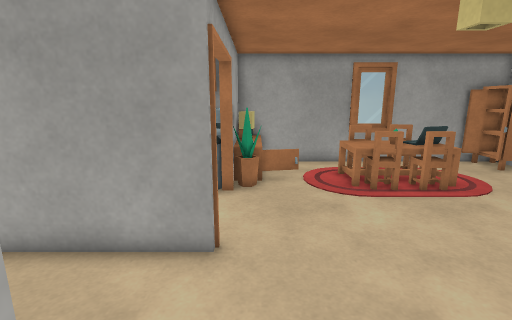
[1] (above)

15 first-person views from a walk through a Unity game level. The camera is 1.4 m above the floor, tilts 12° down and sees 85° across. Doors are open. The floor is counted in squares, 0.4 m on a side. Each view is taken from the middle of a square. On the plan, view 1 faces up. The plan holds only what a view shows up to about 20 squares ahead; the rest is blank. The place goes on beyond the plan. The player character is not drawn. Surface patterns are stand-ins for the level's own textures.

[2]
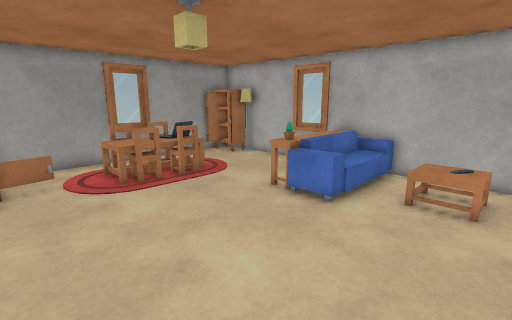

[3]
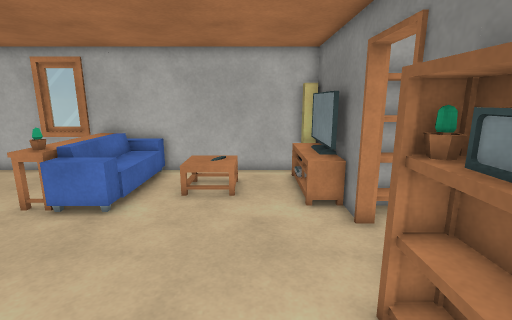

[4]
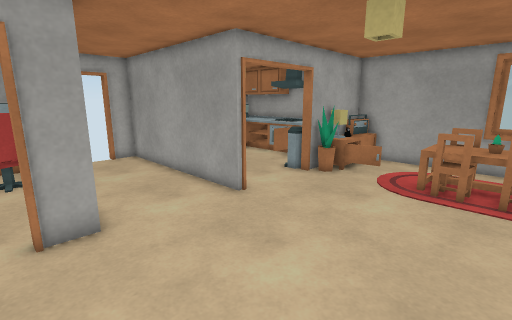

[5]
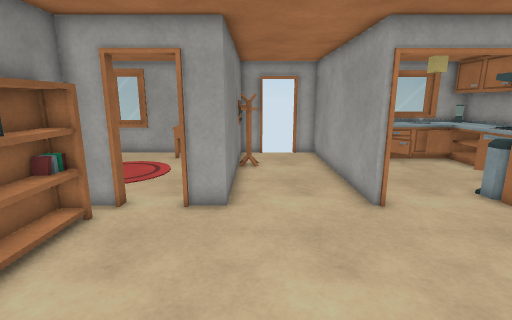

[6]
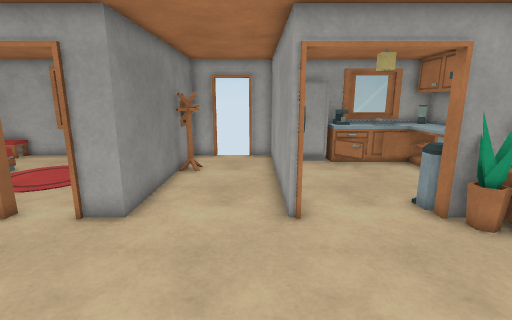

[7]
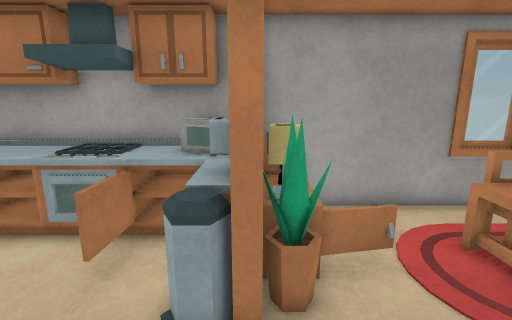

[8]
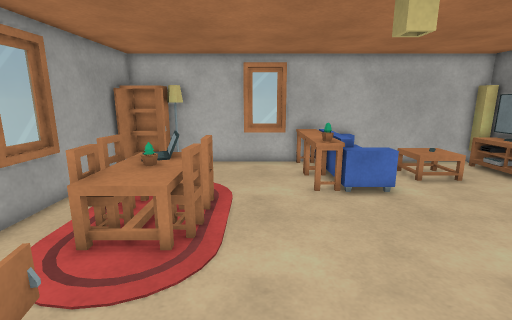

[9]
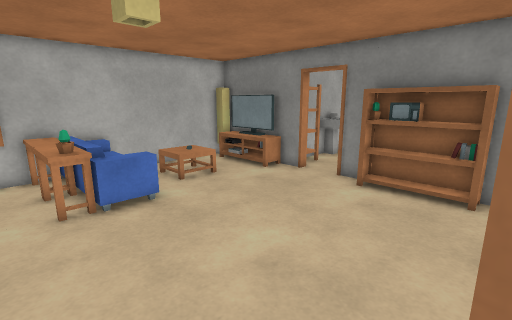

[10]
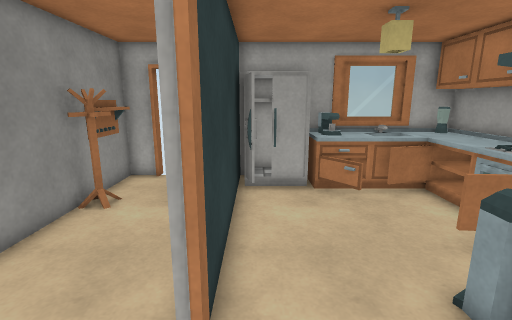

[11]
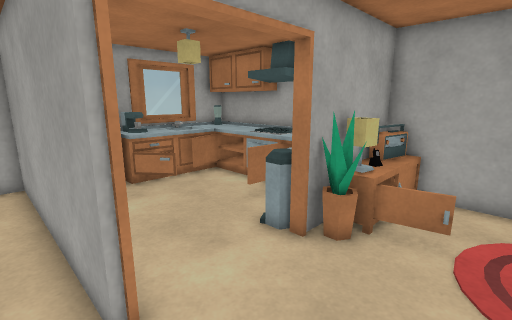

[12]
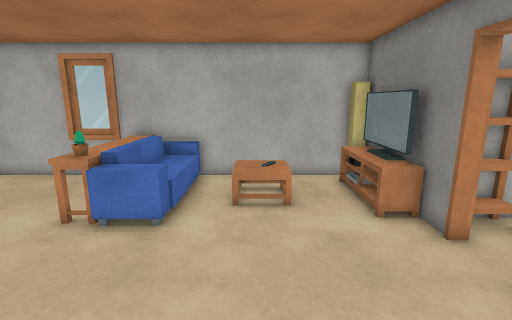

[13]
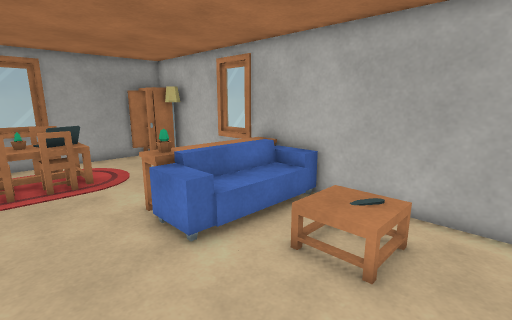

[14]
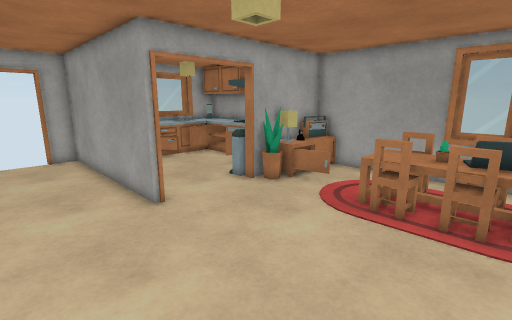

[15]
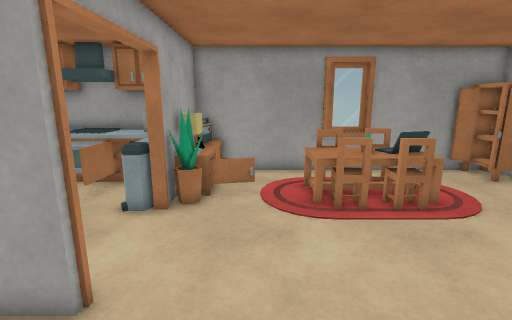

### Floor plan
Key: @ floor where view 1 was taken; # wall or solid block; . floor; D open door; = window, fence, low wall or low ledge; R rug; C chair; B bin; P plant; S stove; O other object.
Columns run from 11 left of view 1 to 14 right of it. Each row starts with its distance up from view 1.
 16  ################==######
 15 #####OS####=...........##
 14 #####==#####....  RC...##
 13 ###=...=##O#.. ##### .. ##
 12 ####.. . ###.. ##### ....#
 11 ####.... #BP...##### ....#
 10 ####.....................#
  9 ###......................=
  8 ###......................=
  7 ####................=====#
  6 ###########........#######
  5 #..................=     #
  4 D..................= OOOO#
  3 D........................#
  2 #####....................#
  1  ##########..........OO..#
  0           #@.........OO..#
 -1           D..............#
 -2           D..............#
 -3           ######....######
 -4            ######DD###

Where each view was taken, in squares from view 1:
view 1: 0 up, 0 right, facing up
view 2: 1 down, 0 right, facing up-right
view 3: 1 down, 0 right, facing right
view 4: 1 down, 7 right, facing up-left
view 5: 2 up, 8 right, facing left
view 6: 5 up, 7 right, facing left
view 7: 7 up, 1 left, facing up
view 8: 9 up, 2 left, facing right
view 9: 8 up, 1 left, facing down-right
view 10: 7 up, 2 right, facing left
view 11: 5 up, 3 right, facing up-left
view 12: 1 up, 1 right, facing right
view 13: 2 down, 5 right, facing up-right
view 14: 2 up, 8 right, facing up-left
view 15: 2 up, 2 right, facing up
